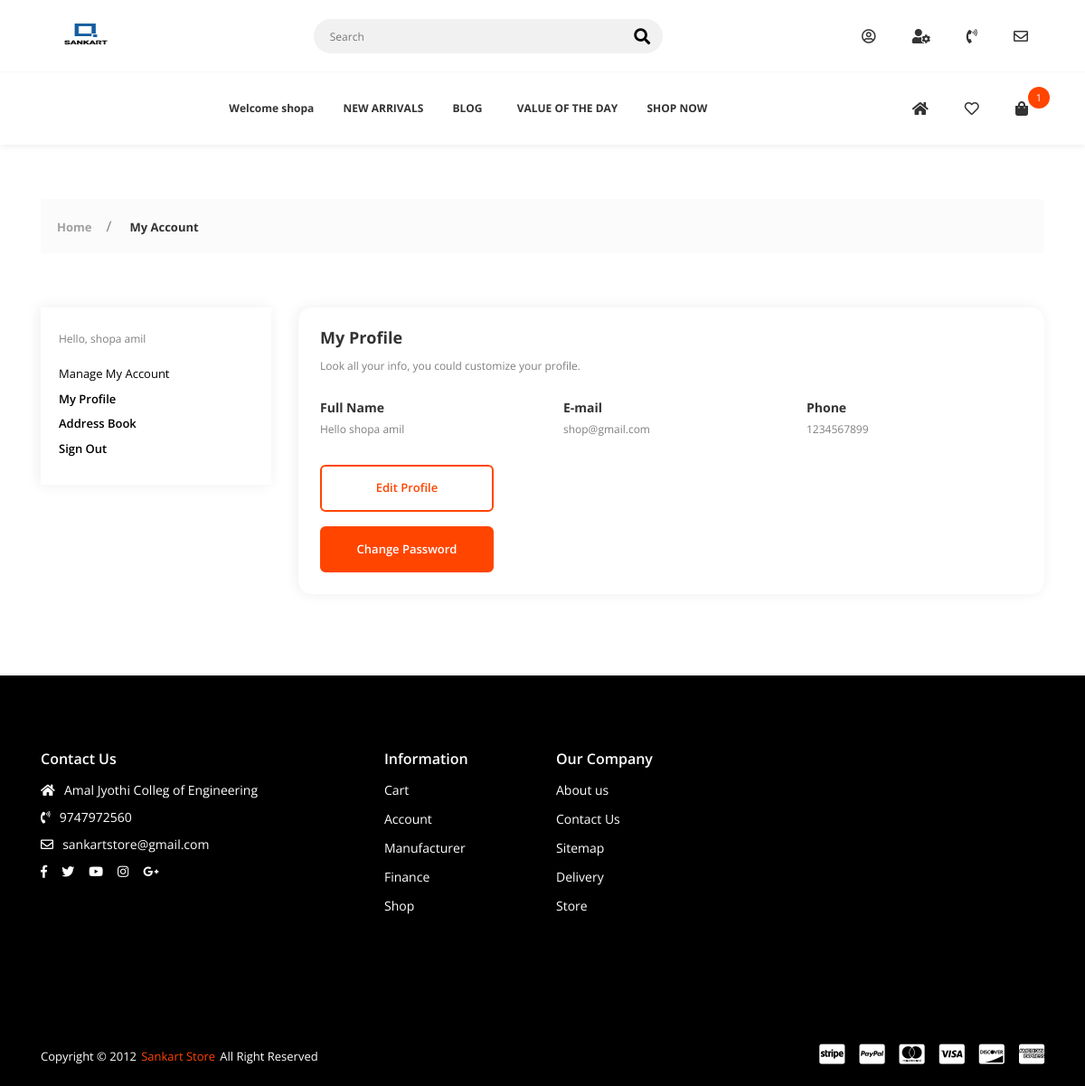
Before: /myprofile/ (signed in) with the older database file.
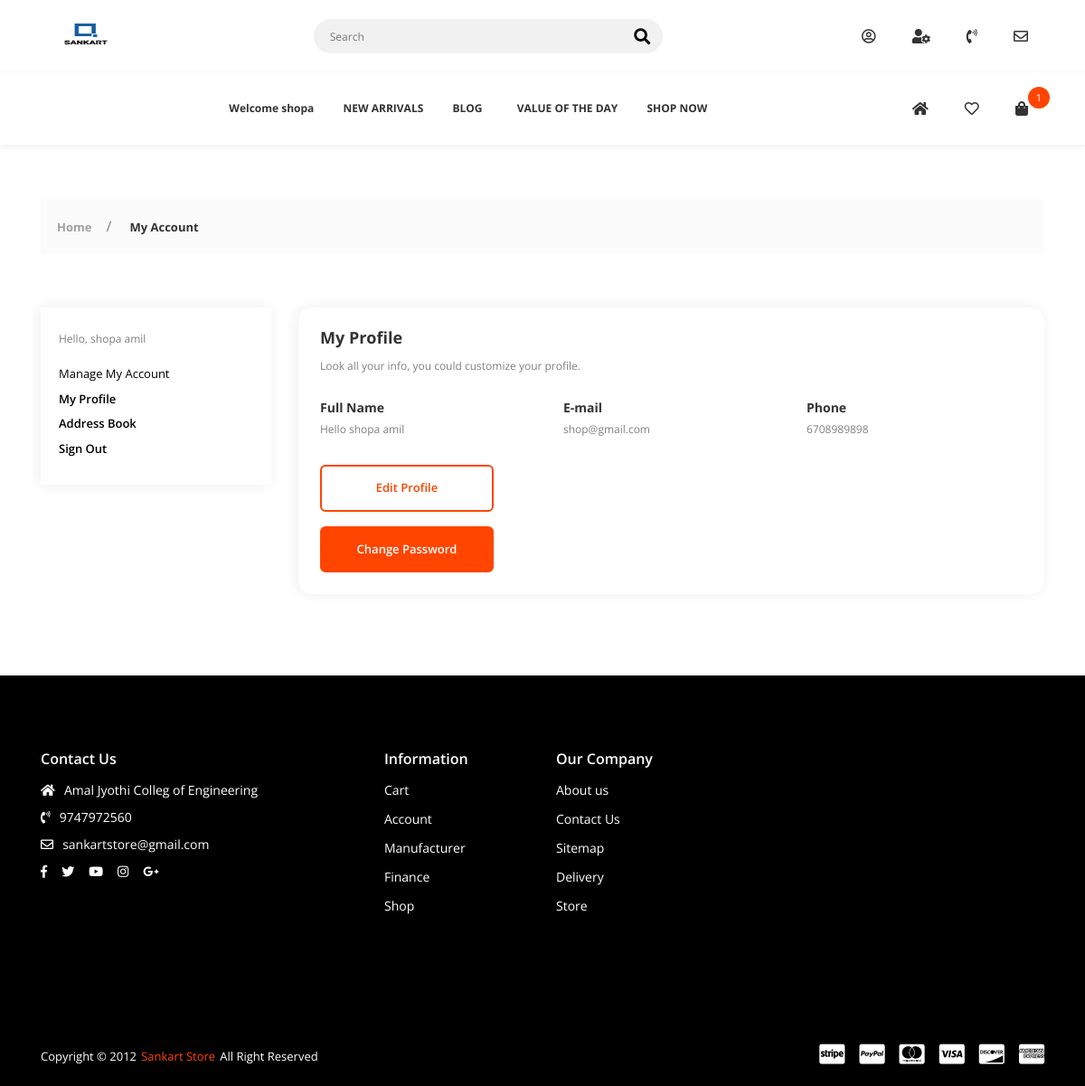
After: the same page with the newer database file.
### accounts/models.py (models this page shows, shortened)
class Account(AbstractBaseUser,PermissionsMixin):
    id = models.AutoField(primary_key=True)
    fname = models.CharField(max_length=100, blank=True, null=True, editable=False)
    lname = models.CharField(max_length=100, blank=True, null=True, editable=False)
    email = models.EmailField(max_length=100, unique=True, editable=False)
    phone_number = models.BigIntegerField(default=0, editable=False)
    date_joined = models.DateTimeField(auto_now_add=True)
    last_login = models.DateTimeField(auto_now_add=True)
    is_staff = models.BooleanField(default=False)
    is_admin = models.BooleanField(default=False)
    is_active = models.BooleanField(default=False)
    is_superadmin = models.BooleanField(default=False)
    USERNAME_FIELD = 'email'
    REQUIRED_FIELDS = ['fname', 'lname',  'phone_number',]
    objects = MyAccountManager()

### User_Dashboard/views.py (the view)
# urls.py: path('myprofile/', views.dashboard, name='myprofile'),
@login_required(login_url='login')
def dashboard(request):
    userprofile=Account.objects.get(id=request.user.id)
    context = {
        'userprofile':userprofile,
    }
    return render(request, 'dashboard/dash-my-profile.html', context)

### cart/context_processors.py (called while the page is built)
def counter(request):
    cart_count = 0
    if 'admin' in request.path:
        return {}
    else:
        try:
            cart = Cart.objects.filter(cart_id=_cart_id(request))
            if request.user.is_authenticated:
                cart_items = CartItem.objects.all().filter(user=request.user)
            else:
                cart_items = CartItem.objects.all().filter(cart=cart[:1])
            for cart_item in cart_items:
                cart_count += cart_item.quantity
        except Cart.DoesNotExist:
            cart_count = 0
    return dict(cart_count=cart_count)

### cart/views.py (called while the page is built)
def _cart_id(request):
    cart = request.session.session_key
    if not cart:
        cart = request.session.create()
    return cart

### wishlist/views.py (called while the page is built)
def _wishlist_id(request):
    wishlist = request.session.session_key
    if not wishlist:
        wishlist = request.session.create()
    return wishlist

### templates/dashboard/dash-my-profile.html
{% extends 'base.html' %}
{% load static %}
{% block content %}
        <div class="app-content">
            <div class="u-s-p-y-60">
                <div class="section__content">
                    <div class="container">
                        <div class="breadcrumb">
                            <div class="breadcrumb__wrap">
                                <ul class="breadcrumb__list">
                                    <li class="has-separator">
                                        <a href="#">Home</a></li>
                                    <li class="is-marked">
                                        <a href="#">My Account</a></li>
                                </ul>
                            </div>
                        </div>
                    </div>
                </div>
            </div>
            <div class="u-s-p-b-60">
                <div class="section__content">
                    <div class="dash">
                        <div class="container">
                            <div class="row">
                                <div class="col-lg-3 col-md-12">
                                    {% include 'dashboard/dash-feature.html' %}
                                </div>
                                <div class="col-lg-9 col-md-12">
                                    <div class="dash__box dash__box--shadow dash__box--radius dash__box--bg-white u-s-m-b-30">
                                        <div class="dash__pad-2">
                                            <h1 class="dash__h1 u-s-m-b-14">My Profile</h1>
                                            <span class="dash__text u-s-m-b-30">Look all your info, you could customize your profile.</span>
                                            <div class="row">
                                                <div class="col-lg-4 u-s-m-b-30">
                                                    <h2 class="dash__h2 u-s-m-b-8">Full Name</h2>
                                                    <span class="dash__text">Hello {{user.fname}} {{user.lname}}</span>
                                                </div>
                                                <div class="col-lg-4 u-s-m-b-30">
                                                    <h2 class="dash__h2 u-s-m-b-8">E-mail</h2>
                                                    <span class="dash__text">{{user.email}}</span>
                                                </div>
                                                <div class="col-lg-4 u-s-m-b-30">
                                                    <h2 class="dash__h2 u-s-m-b-8">Phone</h2>
                                                    <span class="dash__text">{{user.phone_number}}</span>
                                                </div>
                                            </div>
                                            <div class="row">
                                                <div class="col-lg-12">
                                                    <div class="u-s-m-b-16">
                                                        <a class="dash__custom-link btn--e-transparent-brand-b-2" href="{% url 'edit_profile' %}">Edit Profile</a></div>
                                                    <div>
                                                        <a class="dash__custom-link btn--e-brand-b-2" href="{% url 'changePassword' %}">Change Password</a></div>
                                                </div>
                                            </div>
                                        </div>
                                    </div>
                                </div>
                            </div>
                        </div>
                    </div>
                </div>
            </div>
        </div>
{% endblock %}

### templates/base.html (shortened to what the changed rows need)
<!DOCTYPE html>
{% load static %}
<html class="no-js" lang="en">
<head>
    <link rel="stylesheet" href="{% static 'css/vendor.css' %}">
    <link rel="stylesheet" href="{% static 'css/utility.css' %}">
    <link rel="stylesheet" href="{% static 'css/app.css' %}">
</head>
<body class="config">
    <div id="app">
        <header class="header--style-1 header--box-shadow">
            <nav class="secondary-nav-wrapper">
                <div class="container">
                    <div class="secondary-nav">
                        <div class="menu-init" id="navigation2">
                            <div class="ah-lg-mode">
                                <ul class="ah-list ah-list--design2 ah-list--link-color-secondary">
                                    {% if user.is_authenticated %}
                                      <li>
                                        <a  href="{% url 'myprofile' %}">Welcome {{user.fname}}</a></li>
                                    {% endif %}
                                </ul>
                            </div>
                        </div>
                    </div>
                </div>
            </nav>
        </header>
        {% block content %}
        {% endblock %}
    </div>
</body>
</html>

### templates/dashboard/dash-feature.html
                                    <div class="dash__box dash__box--bg-white dash__box--shadow u-s-m-b-30">
                                        <div class="dash__pad-1">
                                            <span class="dash__text u-s-m-b-16">Hello, {{user.fname}} {{user.lname}}</span>
                                            <ul class="dash__f-list">
                                                <li>
                                                    <a href="{% url 'myprofile' %}">Manage My Account</a></li>
                                                <li>
                                                    <a class="dash-active" href="{% url 'myprofile' %}">My Profile</a></li>
                                                <li>
                                                    <a class="dash-active" href="{% url 'addressbook' %}">Address Book</a></li>
                                                <li>
                                                    <a class="dash-active" href="{% url 'logout' %}">Sign Out</a></li>
                                            </ul>
                                        </div>
                                    </div>

Changed rows visible on the page:
changed Account "shopa": phone_number "1234567899" → "6708989898"
